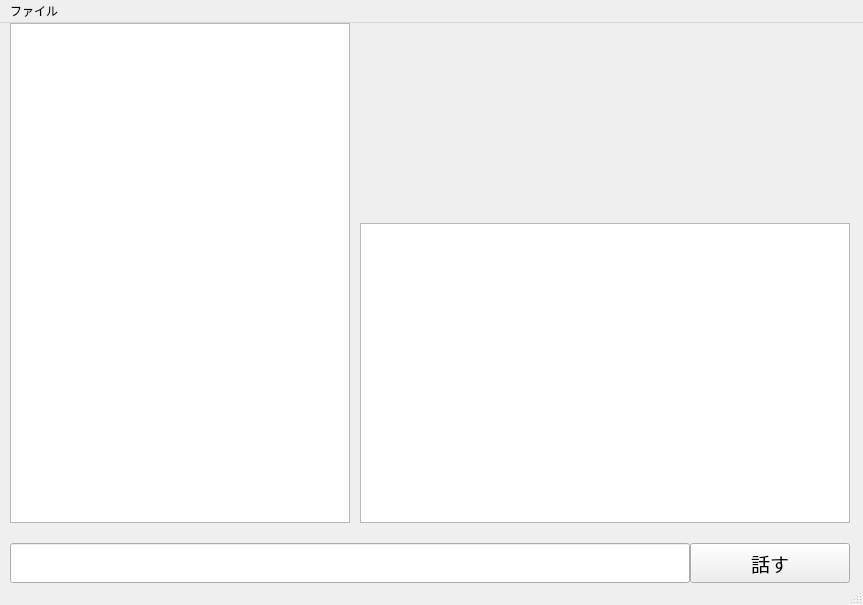
<?xml version="1.0" encoding="UTF-8"?>
<ui version="4.0">
 <class>MainWindow</class>
 <widget class="QMainWindow" name="MainWindow">
  <property name="geometry">
   <rect>
    <x>0</x>
    <y>0</y>
    <width>863</width>
    <height>605</height>
   </rect>
  </property>
  <property name="windowTitle">
   <string>MainWindow</string>
  </property>
  <widget class="QWidget" name="centralwidget">
   <widget class="QLabel" name="labelShowImg">
    <property name="geometry">
     <rect>
      <x>350</x>
      <y>0</y>
      <width>500</width>
      <height>200</height>
     </rect>
    </property>
    <property name="font">
     <font>
      <pointsize>9</pointsize>
     </font>
    </property>
    <property name="text">
     <string/>
    </property>
    <property name="pixmap">
     <pixmap resource="qt_resource.qrc">:/re/python-powered.png</pixmap>
    </property>
    <property name="alignment">
     <set>Qt::AlignCenter</set>
    </property>
   </widget>
   <widget class="QPushButton" name="buttonTalk">
    <property name="geometry">
     <rect>
      <x>690</x>
      <y>520</y>
      <width>160</width>
      <height>40</height>
     </rect>
    </property>
    <property name="font">
     <font>
      <pointsize>14</pointsize>
     </font>
    </property>
    <property name="text">
     <string>話す</string>
    </property>
   </widget>
   <widget class="QListWidget" name="listwidgetLog">
    <property name="geometry">
     <rect>
      <x>10</x>
      <y>0</y>
      <width>340</width>
      <height>500</height>
     </rect>
    </property>
    <property name="font">
     <font>
      <pointsize>10</pointsize>
     </font>
    </property>
    <property name="frameShape">
     <enum>QFrame::StyledPanel</enum>
    </property>
    <property name="verticalScrollBarPolicy">
     <enum>Qt::ScrollBarAsNeeded</enum>
    </property>
    <property name="horizontalScrollBarPolicy">
     <enum>Qt::ScrollBarAsNeeded</enum>
    </property>
    <property name="autoScroll">
     <bool>true</bool>
    </property>
    <property name="horizontalScrollMode">
     <enum>QAbstractItemView::ScrollPerItem</enum>
    </property>
   </widget>
   <widget class="QLineEdit" name="lineEdit">
    <property name="geometry">
     <rect>
      <x>10</x>
      <y>520</y>
      <width>680</width>
      <height>40</height>
     </rect>
    </property>
    <property name="font">
     <font>
      <pointsize>14</pointsize>
     </font>
    </property>
   </widget>
   <widget class="QTextEdit" name="textEdit">
    <property name="geometry">
     <rect>
      <x>360</x>
      <y>200</y>
      <width>490</width>
      <height>300</height>
     </rect>
    </property>
    <property name="font">
     <font>
      <pointsize>14</pointsize>
      <weight>75</weight>
      <bold>true</bold>
     </font>
    </property>
    <property name="lineWrapColumnOrWidth">
     <number>0</number>
    </property>
   </widget>
  </widget>
  <widget class="QMenuBar" name="menubar">
   <property name="geometry">
    <rect>
     <x>0</x>
     <y>0</y>
     <width>863</width>
     <height>21</height>
    </rect>
   </property>
   <widget class="QMenu" name="menu_1">
    <property name="title">
     <string>ファイル</string>
    </property>
    <addaction name="menuClose"/>
   </widget>
   <addaction name="menu_1"/>
  </widget>
  <widget class="QStatusBar" name="statusbar"/>
  <action name="menuClose">
   <property name="text">
    <string>閉じる</string>
   </property>
  </action>
 </widget>
 <resources>
  <include location="qt_resource.qrc"/>
 </resources>
 <connections>
  <connection>
   <sender>buttonTalk</sender>
   <signal>clicked()</signal>
   <receiver>MainWindow</receiver>
   <slot>buttonTalkSlot()</slot>
   <hints>
    <hint type="sourcelabel">
     <x>817</x>
     <y>579</y>
    </hint>
    <hint type="destinationlabel">
     <x>811</x>
     <y>524</y>
    </hint>
   </hints>
  </connection>
  <connection>
   <sender>menuClose</sender>
   <signal>triggered()</signal>
   <receiver>MainWindow</receiver>
   <slot>close()</slot>
   <hints>
    <hint type="sourcelabel">
     <x>-1</x>
     <y>-1</y>
    </hint>
    <hint type="destinationlabel">
     <x>427</x>
     <y>312</y>
    </hint>
   </hints>
  </connection>
 </connections>
 <slots>
  <slot>buttonTalkSlot()</slot>
  <slot>showResponderName()</slot>
  <slot>hiddenResponderName()</slot>
 </slots>
</ui>
